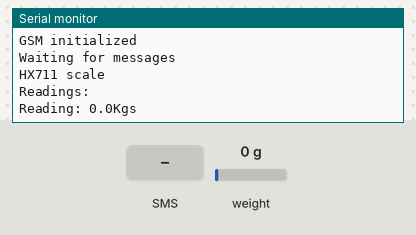
The sketch below on a simulated Arduino MKR. Parts: the last lines printed to the serial monitor. The test bench sets the inputs (shaded band); at power-on: weight on the scale 0 g.

Above: at 4.2 s.
4.3 s: text message "1" received
At 5.7 s:
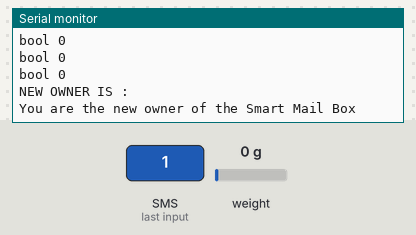
6.7 s: weight on the scale set to 100 g
At 7.4 s:
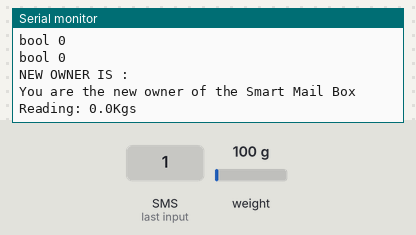
8.2 s: text message "0" received
At 9.2 s:
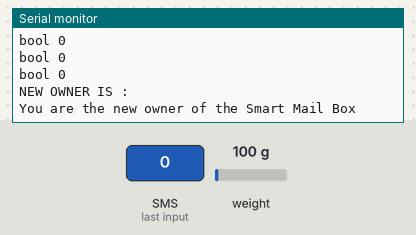
9.7 s: weight on the scale set to 1250 g
At 12.0 s:
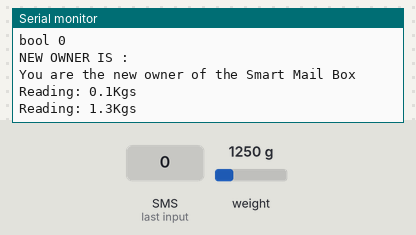
Timing chart, 0 to 13.5 s (numbered marks = the images above; inputs shaded):
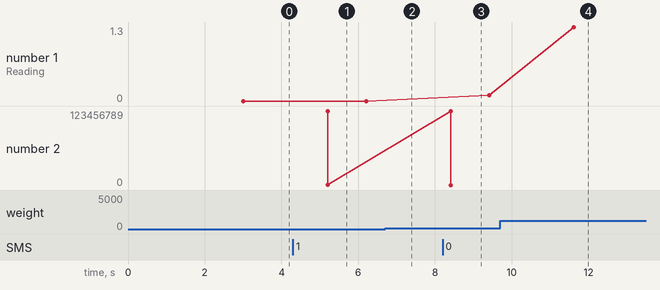

The sketch:

Mailbox_SMS_V4_WEIGHTSET.ino
```cpp
#include <HX711.h>

#include "arduino_secrets.h"
#include <MKRGSM.h>
GSM gsmAccess;
GSM_SMS sms;
HX711 scale;

#define calibration_factor -7050.0 //This value is obtained using the SparkFun_HX711_Calibration sketch
#define DOUT  3
#define CLK  2


char PINNUMBER [] = SECRET_PINNUMBER;
String sender = SECRET_YOUR_NUMBER;
char senderNumber[20];

int weight;
String texmail ="";
char checktxt[] = {'N','U','M'};
char owner [12]= "";
char smss[15]= " " ;

String str;

void setup()
{
  // initialize serial communications and wait for port to open:
  Serial.begin(9600);
  while (!Serial) {
    ;      // wait for serial port to connect. Needed for native USB port only
  }

  Serial.println("SMS Messages Receiver");

  // connection state
  bool connected = false;

  // Start GSM connection
  while (!connected) {
    if (gsmAccess.begin(PINNUMBER) == GSM_READY) {
      connected = true;
    } else {
      Serial.println("Not connected");
      delay(1000);
    }
  }

  Serial.println("GSM initialized");
  Serial.println("Waiting for messages");

Serial.println("HX711 scale");


  scale.begin(DOUT, CLK);
  scale.set_scale(calibration_factor); //This value is obtained by using the SparkFun_HX711_Calibration sketch
  scale.tare(); //Assuming there is no weight on the scale at start up, reset the scale to 0

  Serial.println("Readings:");

}

void loop()
{
   char c;
  String texmsg = "";

  // If there are any SMSs available()
  if (sms.available())
{
    Serial.println("Message received from: ");
    // Get remote number
    sms.remoteNumber(senderNumber, 20);
    Serial.println(senderNumber);

   c = (sms.read());
   str=String(c);
   str.toCharArray(smss,15);

   changeowner();
}
weightsms();
}
```

READ_SMS.ino
```cpp
void changeowner()
{

  bool numstat = 0;
Serial.println(smss);

  for (int i = 0; i <= 2; i++)
  {
    if (checktxt[i] == smss[i])
    {
      numstat = 1;
      Serial.println("bool 1");
    }
    if (checktxt[i] != smss[i])
    {
      numstat = 0;
      Serial.println("bool 0");
    }
  }
  if (numstat == 1)
  {
    int q = 4;
    for (int p = 0; p <= 12; p++)
    {
      owner [p] = smss [q];
      q++;

    }
  }
Serial.println("NEW OWNER IS :");
      Serial.println(owner);
//===========> Now Sending the Confimation SMS to the OWNWER
 sms.beginSMS(owner);
 sms.print("You are the new owner of the Smart Mail Box");
 Serial.println("You are the new owner of the Smart Mail Box");
 sms.endSMS();
 sms.flush();
}
```

Weigth_Mail.ino
```cpp
/*
 Arduino pin 2 -> HX711 CLK
 3 -> DAT
 5V -> VCC
 GND -> GND

 The HX711 board can be powered from 2.7V to 5V so the Arduino 5V power should be fine.

*/
void weightsms() {
  int cw;
  int limit = 0;
  Serial.print("Reading: ");
  Serial.print(scale.get_units(), 1); //scale.get_units() returns a float
  weight=(scale.get_units(),1);
  Serial.print("Kgs"); //You can change this to kg but you'll need to refactor the calibration_factor
  Serial.println();

if (weight > limit)
{
limit = weight;
texmail= "You just recived some new mail,mail weight : " + String(weight);
sms.beginSMS(senderNumber);
sms.print(texmail);
sms.endSMS();
sms.flush();
sms.beginSMS(owner);
sms.print(texmail);
sms.endSMS();
}
if (weight == limit)
{}
if (weight < limit)
{ limit = weight;
  }

}
```

arduino_secrets.h
```cpp
#define SECRET_PINNUMBER ""
#define SECRET_YOUR_NUMBER ""
```

Measured:
- after the input at 4.3 s, the serial monitor: prints a new line after 0.91 s (image 1)
- after the input at 8.2 s, the serial monitor: prints a new line after 0.21 s (image 3)
- after the input at 9.7 s, the serial monitor: prints a new line after 1.9 s (image 4)
- plotted number 1: 0.1 → 1.3 after the input at 9.7 s
